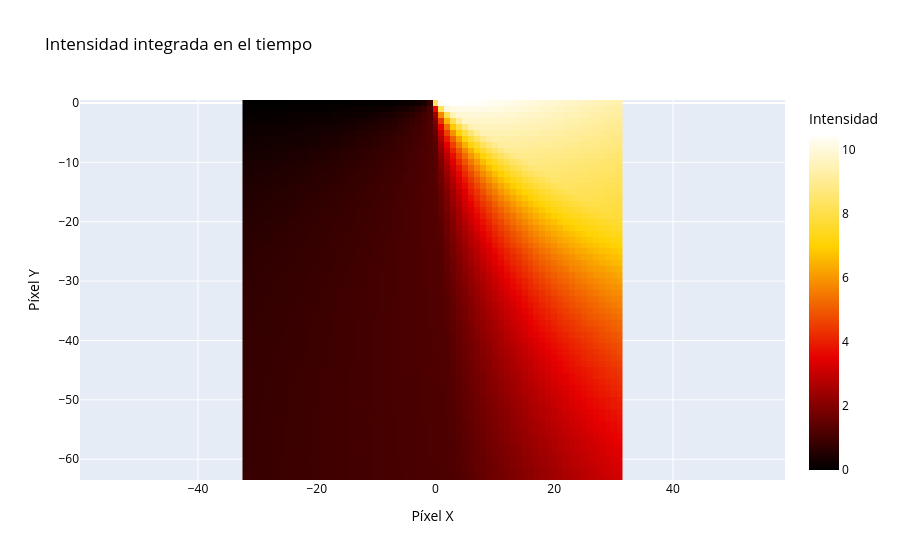
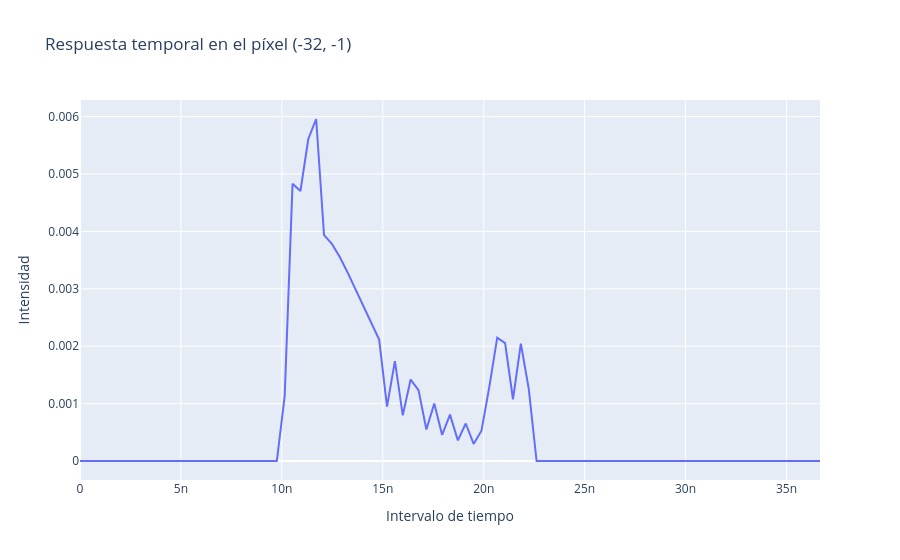

Write notebook code for charts like these, in order.
### Markdown cell above
# Visualización de los resultados de la simulación

### Code cell
# Suma la intensidad integrada a lo largo del eje temporal
y_sum = np.sum(y_meas_vec_noisy, axis=2)
# Aplica un corrimiento para ajustar la posición de la imagen

# Define el origen en X (centro) y en Y (última fila)
origin_x = y_sum.shape[1] // 2
origin_y = y_sum.shape[0] - 1

# Ajusta las coordenadas para que el origen quede centrado en X y en la parte inferior en Y
adjusted_x = np.arange(y_sum.shape[1]) - origin_x  
adjusted_y = np.arange(y_sum.shape[0]) - origin_y

# Crea la figura del mapa de calor de la intensidad integrada en el tiempo usando Plotly
fig_intensity = go.Figure(data=go.Heatmap(
    x=adjusted_x,
    y=adjusted_y,
    z=y_sum,
    colorscale='Hot',
    colorbar=dict(
        title='Intensidad',
        tickfont=dict(color='black'),
        title_font=dict(color='black')
    )
))

# Configura el layout de la figura (títulos, ejes y escala)
fig_intensity.update_layout(
    title='Intensidad integrada en el tiempo',
    title_font=dict(color='black'),
    xaxis_title='Píxel X',
    xaxis=dict(title_font=dict(color='black'), tickfont=dict(color='black')),
    yaxis_title='Píxel Y',
    yaxis=dict(title_font=dict(color='black'), tickfont=dict(color='black'), scaleanchor="x", scaleratio=1)
)

# Muestra la figura del heatmap (esto abrirá la ventana en el navegador o la renderizará en el notebook)
fig_intensity.show()

# En lugar de usar interactividad con Streamlit, solicitamos al usuario las coordenadas del píxel desde la consola.
print("Ingrese las coordenadas del píxel para inspeccionar (desplazamiento respecto al origen):")
print("(Valor por defecto: x = 0, y = 0, lo que corresponde al centro)")

try:
    # Se solicitan los desplazamientos en X e Y (respecto al origen ajustado)
    user_input_x = input("Coordenada X (desplazamiento): ")
    user_input_y = input("Coordenada Y (desplazamiento): ")
    # Si el usuario ingresa un valor, se convierte a entero; si no, se utiliza el valor por defecto 0
    selected_x_offset = int(user_input_x) if user_input_x.strip() != "" else 0
    selected_y_offset = int(user_input_y) if user_input_y.strip() != "" else 0
except Exception as e:
    print("Entrada inválida, se utilizarán los valores por defecto (0, 0).")
    selected_x_offset = 0
    selected_y_offset = 0

# Calcula las coordenadas del píxel en el arreglo original sumando el desplazamiento al origen
pixel_x = selected_x_offset + origin_x
pixel_y = selected_y_offset + origin_y

# Realiza un corrimiento en el eje 1 de y_meas_vec_noisy (igual que en el heatmap)
y_meas_vec_shifted = np.roll(y_meas_vec_noisy, shift=1, axis=1)
# Obtiene la respuesta temporal para el píxel seleccionado
temporal_response = y_meas_vec_noisy[pixel_y, pixel_x, :]
# Define el eje temporal usando el tamaño del bin almacenado en params
time_axis = np.arange(len(temporal_response)) * params['bin_size']

# Crea la figura de la respuesta temporal con un gráfico de líneas de Plotly
fig_temporal = go.Figure(data=go.Scatter(
    x=time_axis,
    y=temporal_response,
    mode='lines'
))
                                    
fig_temporal.update_layout(
    title=f'Respuesta temporal en el píxel ({selected_x_offset}, {selected_y_offset})',
    xaxis_title='Intervalo de tiempo',
    yaxis_title='Intensidad'
)

# Muestra la gráfica de la respuesta temporal
fig_temporal.show()

### Figure 1 — Plotly figure (JSON) as saved in the notebook; plotly's stock layout.template omitted (floating-point values rounded to 4 significant figures; data arrays with more than 128 entries replaced by an {"elided": "..."} marker saying what was removed)
{"data": [{"colorbar": {"tickfont": {"color": "black"}, "title": {"font": {"color": "black"}, "text": "Intensidad"}}, "colorscale": [[0, "rgb(0,0,0)"], [0.3333, "rgb(230,0,0)"], [0.6667, "rgb(255,210,0)"], [1, "rgb(255,255,255)"]], "type": "heatmap", "x": [-32, -31, -30, -29, -28, -27, -26, -25, -24, -23, -22, -21, -20, -19, -18, -17, -16, -15, -14, -13, -12, -11, -10, -9, -8, -7, -6, -5, -4, -3, -2, -1, 0, 1, 2, 3, 4, 5, 6, 7, 8, 9, 10, 11, 12, 13, 14, 15, 16, 17, 18, 19, 20, 21, 22, 23, 24, 25, 26, 27, 28, 29, 30, 31], "y": [-63, -62, -61, -60, -59, -58, -57, -56, -55, -54, -53, -52, -51, -50, -49, -48, -47, -46, -45, -44, -43, -42, -41, -40, -39, -38, -37, -36, -35, -34, -33, -32, -31, -30, -29, -28, -27, -26, -25, -24, -23, -22, -21, -20, -19, -18, -17, -16, -15, -14, -13, -12, -11, -10, -9, -8, -7, -6, -5, -4, -3, -2, -1, 0], "z": {"elided": "64x64 float values"}}], "layout": {"title": {"font": {"color": "black"}, "text": "Intensidad integrada en el tiempo"}, "xaxis": {"tickfont": {"color": "black"}, "title": {"font": {"color": "black"}, "text": "Píxel X"}}, "yaxis": {"scaleanchor": "x", "scaleratio": 1, "tickfont": {"color": "black"}, "title": {"font": {"color": "black"}, "text": "Píxel Y"}}}}

### Figure 2 — Plotly figure (JSON) as saved in the notebook; plotly's stock layout.template omitted (floating-point values rounded to 4 significant figures)
{"data": [{"mode": "lines", "type": "scatter", "x": [0.0, 3.9e-10, 7.8e-10, 1.17e-09, 1.56e-09, 1.95e-09, 2.34e-09, 2.73e-09, 3.12e-09, 3.51e-09, 3.9e-09, 4.29e-09, 4.68e-09, 5.07e-09, 5.46e-09, 5.85e-09, 6.24e-09, 6.63e-09, 7.02e-09, 7.41e-09, 7.8e-09, 8.19e-09, 8.58e-09, 8.97e-09, 9.36e-09, 9.75e-09, 1.014e-08, 1.053e-08, 1.092e-08, 1.131e-08, 1.17e-08, 1.209e-08, 1.248e-08, 1.287e-08, 1.326e-08, 1.365e-08, 1.404e-08, 1.443e-08, 1.482e-08, 1.521e-08, 1.56e-08, 1.599e-08, 1.638e-08, 1.677e-08, 1.716e-08, 1.755e-08, 1.794e-08, 1.833e-08, 1.872e-08, 1.911e-08, 1.95e-08, 1.989e-08, 2.028e-08, 2.067e-08, 2.106e-08, 2.145e-08, 2.184e-08, 2.223e-08, 2.262e-08, 2.301e-08, 2.34e-08, 2.379e-08, 2.418e-08, 2.457e-08, 2.496e-08, 2.535e-08, 2.574e-08, 2.613e-08, 2.652e-08, 2.691e-08, 2.73e-08, 2.769e-08, 2.808e-08, 2.847e-08, 2.886e-08, 2.925e-08, 2.964e-08, 3.003e-08, 3.042e-08, 3.081e-08, 3.12e-08, 3.159e-08, 3.198e-08, 3.237e-08, 3.276e-08, 3.315e-08, 3.354e-08, 3.393e-08, 3.432e-08, 3.471e-08, 3.51e-08, 3.549e-08, 3.588e-08, 3.627e-08, 3.666e-08], "y": [0.0, 0.0, 0.0, 0.0, 0.0, 0.0, 0.0, 0.0, 0.0, 0.0, 0.0, 0.0, 0.0, 0.0, 0.0, 0.0, 0.0, 0.0, 0.0, 0.0, 0.0, 0.0, 0.0, 0.0, 0.0, 0.0, 0.001129, 0.00483, 0.004703, 0.00561, 0.005958, 0.003936, 0.003782, 0.003555, 0.003281, 0.002985, 0.002684, 0.002391, 0.002114, 0.0009484, 0.00174, 0.0007956, 0.001418, 0.001234, 0.0005482, 0.0009998, 0.0004547, 0.0008074, 0.0003583, 0.0006532, 0.0002971, 0.0005281, 0.001297, 0.002149, 0.002053, 0.001076, 0.002046, 0.00126, 0.0, 0.0, 0.0, 0.0, 0.0, 0.0, 0.0, 0.0, 0.0, 0.0, 0.0, 0.0, 0.0, 0.0, 0.0, 0.0, 0.0, 0.0, 0.0, 0.0, 0.0, 0.0, 0.0, 0.0, 0.0, 0.0, 0.0, 0.0, 0.0, 0.0, 0.0, 0.0, 0.0, 0.0, 0.0, 0.0, 0.0]}], "layout": {"title": {"text": "Respuesta temporal en el píxel (-32, -1)"}, "xaxis": {"title": {"text": "Intervalo de tiempo"}}, "yaxis": {"title": {"text": "Intensidad"}}}}
